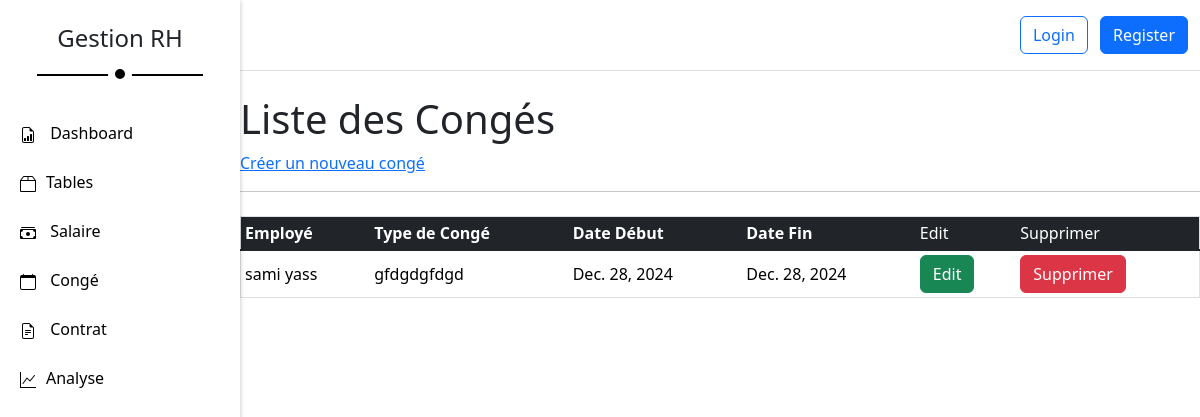
Screenshot of /rh/tables/conge/ with the database file from the repository.
### apps/app/models.py (models this page shows, shortened)
class Conge(models.Model):
    date_debut = models.DateField()
    date_fin = models.DateField()
    type_conge = models.CharField(max_length=50)
    description = models.TextField(blank=True, null=True)
    code_employe = models.ForeignKey(Employe, on_delete=models.CASCADE, related_name='conges')

class Employe(models.Model):
    nomE = models.CharField(max_length=100)
    prenomE = models.CharField(max_length=100)
    gender = models.CharField(max_length=10)
    date_naissance_E = models.DateField()
    date_embauche_E = models.DateField()
    adresse_E = models.TextField()
    code_service = models.ForeignKey(Service, on_delete=models.SET_NULL, null=True, related_name='employes')
    def __str__(self):
        return f"{self.nomE} {self.prenomE}"

### apps/conge/views.py (the view)
# urls.py: path('conge/', views.liste_conges, name='liste_conges'),
def liste_conges(request):
    conges = Conge.objects.all()
    return render(request, 'pages/RH/tables/conge/liste_conges.html', {'conges': conges})

### templates/pages/RH/tables/conge/liste_conges.html (shortened to what this page needs)
{% extends "../../../../base.html" %}
{% block content %}
    <h1>Liste des Congés</h1>
    <a href="{% url 'creer_conge' %}">Créer un nouveau congé</a>
    <hr>
    {% if conges %}
        <table border="1px" class="container my-4 table table-sm align-middle">
            <thead class="table-dark">
                <tr>
                    <th>Employé</th>
                    <th>Type de Congé</th>
                    <th>Date Début</th>
                    <th>Date Fin</th>
                    <td>Edit</td>
                    <td>Supprimer</td>
                </tr>
            </thead>
            <tbody class="table-group-divider">
                {% for conge in conges %}
                <tr>
                    <td>{{ conge.code_employe }}</td>
                    <td>{{ conge.type_conge }}</td>
                    <td>{{ conge.date_debut }}</td>
                    <td>{{ conge.date_fin }}</td>
                    <td><a href="{% url 'modifier_conge' conge.id %}" class="btn btn-success"> Edit </a></td>
                    <td><a href="{% url 'supprimer_conge' conge.id %}" class="btn btn-danger"> Supprimer </a></td>
                </tr>
                {% endfor%}
            </tbody>
        </table>
    {% else %}
        <p>Aucun congé disponible.</p>
    {% endif %}
{% endblock %}

### static/css/style.css (style rules this page uses)
:root { --header-color : #f6f6f6; --main-color:#eeeeee; --text-color: #8c8d91; --btn-color:#0075ff; }
* { margin: 0; padding: 0; -webkit-box-sizing: border-box; -moz-box-sizing: border-box; box-sizing: border-box; list-style: none; }
body { min-height: 100vh; }

### rows the page displays
Conge: code_employe "sami yass", type_conge "gfdgdgfdgd", date_debut "Dec. 28, 2024", date_fin "Dec. 28, 2024"
